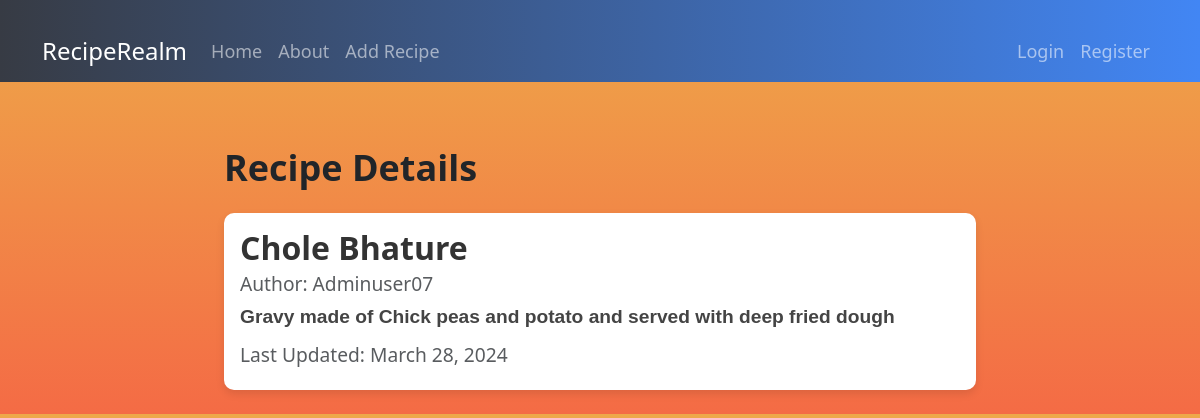
/recipe/1/, run on an earlier commit of the app's database.
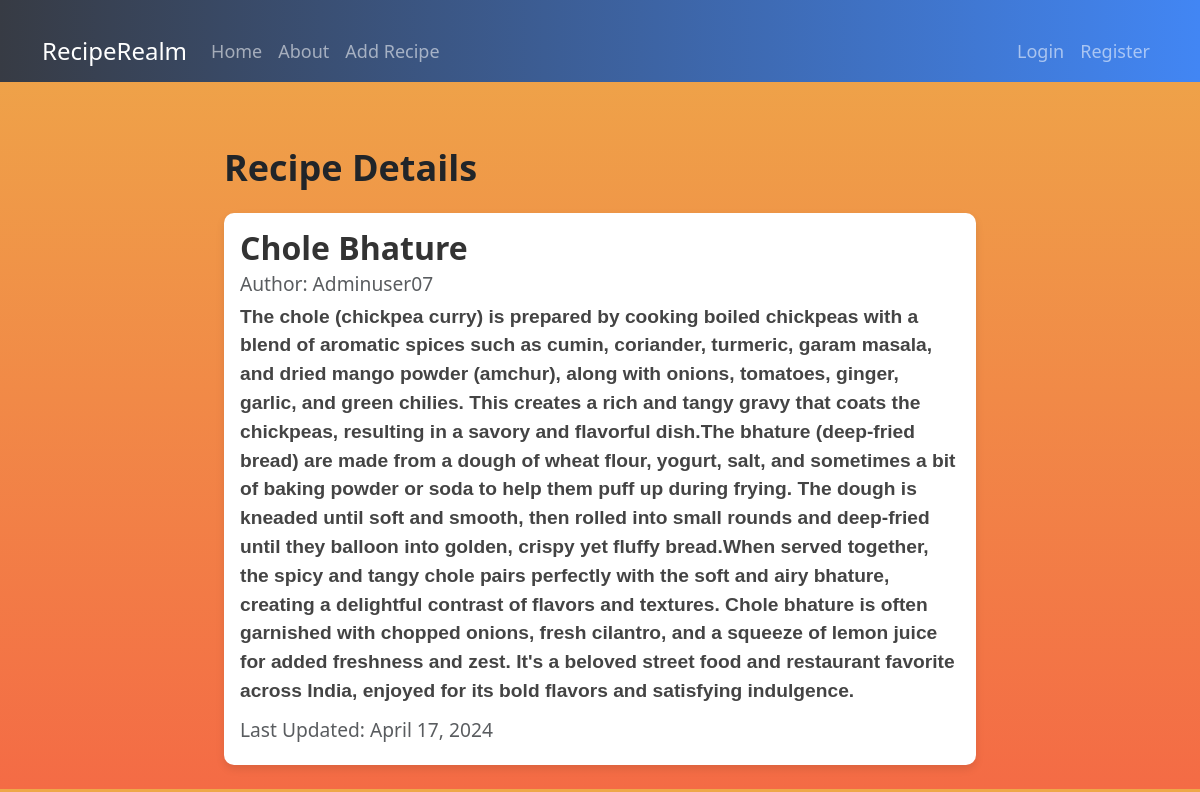
And on a later commit of the database.
### recipes/models.py (models this page shows, shortened)
class Recipe(models.Model):
    title = models.CharField(max_length=100)
    description = models.TextField()
    image = models.ImageField(upload_to='images', blank=True, null=True)
    author = models.ForeignKey(User, on_delete=models.CASCADE)
    created_at = models.DateTimeField(auto_now_add=True)
    updated_at = models.DateTimeField(auto_now=True)

### recipes/views.py (the view)
# urls.py: path('recipe/<int:pk>/', views.RecipeDetailView.as_view(), name="recipes-detail" ),
class RecipeDetailView(DetailView):
    model = Recipe
    template_name = 'recipes/recipe_detail.html'
    context_object_name = 'recipe'

### recipes/templates/recipes/recipe_detail.html (shortened to what this page needs)
{% extends "recipes/base.html" %}
{% block content %}
<div class="container">
  <h1 class="mb-4">Recipe Details</h1>
  <div class="card my-4">
    <div class="card-body">
      <h5 class="card-title">{{ object.title }}</h5>
      <h6 class="card-subtitle mb-2 text-muted">Author: {{ object.author }}</h6>
      <p class="card-text" style="font-family: 'Arial', sans-serif;"><strong>{{ object.description }}</strong></p>
      <h6 class="card-subtitle mb-2 text-muted">Last Updated: {{ object.updated_at|date:"F d, Y" }}</h6>
    </div>
  </div>
</div>
{% endblock content %}

### recipes/templates/recipes/base.html (shortened to what this page needs)
<!DOCTYPE html>
<html lang="en">
<head>
    <link href="https://cdn.jsdelivr.net/npm/bootstrap@5.3.3/dist/css/bootstrap.min.css" rel="stylesheet" />
</head>
<body>
    <nav class="navbar navbar-expand-lg navbar-dark bg-dark">
        <div class="container">
            <a class="navbar-brand" href="{% url 'recipes-home' %}">RecipeRealm</a>
            <div class="collapse navbar-collapse" id="navbarNav">
                <ul class="navbar-nav me-auto">
                    <li class="nav-item">
                        <a class="nav-link" aria-current="page" href="{% url 'recipes-home' %}">Home</a>
                    </li>
                    <li class="nav-item">
                        <a class="nav-link" href="{% url 'recipes-about' %}">About</a>
                    </li>
                    <li class="nav-item">
                        <a class="nav-link" href="{% url 'recipes-create' %}">Add Recipe</a>
                    </li>
                </ul>
                <ul class="navbar-nav">
                    {% if user.is_authenticated %}
                    <li class="nav-item">
                        <a class="nav-link" href="{% url 'user-profile' %}">My Profile</a>
                    </li>
                    <li class="nav-item">
                        <a class="nav-link" href="{% url 'user-logout' %}">Logout</a>
                    </li>
                    {% else %}
                    <li class="nav-item">
                        <a class="nav-link" href="{% url 'user-login' %}">Login</a>
                    </li>
                    <li class="nav-item">
                        <a class="nav-link" href="{% url 'user-register' %}">Register</a>
                    </li>
                    {% endif %}
                </ul>
            </div>
        </div>
    </nav>
    <div class="container mt-4 col-8">
         {% block content %} {% endblock %}
    </div>
</body>
</html>

### recipes/templates/recipes/base.html (style rules this page uses)
body { background: #f46b45; background: -webkit-linear-gradient(#eea849, #f46b45); background: -moz-linear-gradient(#eea849, #f46b45); background: -o-linear-gradient(#eea849, #f46b45); background: linear-gradient(#eea849, #f46b45); }
.navbar { background: #373B44; background: -webkit-linear-gradient(right, #4286f4, #373B44); background: -moz-linear-gradient(right, #4286f4, #373B44); background: -o-linear-gradient(right, #4286f4, #373B44); background: linear-gradient(to left, #4286f4, #373B44); }
.navbar-brand { font-size: 24px; }
.navbar-nav .nav-link { font-size: 18px; }
.container { padding-top: 20px; }
h1 { font-size: 36px; font-weight: bold; }

### recipes/templates/recipes/recipe_detail.html (style rules this page uses)
.card { border: none; border-radius: 10px; box-shadow: 0 4px 8px rgba(0, 0, 0, 0.1); transition: transform 0.3s, box-shadow 0.3s; }
.card-title { font-size: 2rem; font-weight: bold; color: #333; }
.card-subtitle { font-size: 1.2rem; color: #666; }
.card-text { font-size: 1.2rem; color: #444; }

What changed in the data, as far as the page shows it:
changed Recipe "Chole Bhature": description "Gravy made of Chick peas and potato and served with deep fried dough" → "The chole (chickpea curry) is prepared by cooking boiled chickpeas with a blend of aromatic spices such as cumin, coriander, turmeric, garam masala, and dried mango powder (amchur), along with onions, tomatoes, ginger, garlic, and green chilies. This creates a rich and tangy gravy that coats the chickpeas, resulting in a savory and flavorful dish.The bhature (deep-fried bread) are made from a dough of wheat flour, yogurt, salt, and sometimes a bit of baking powder or soda to help them puff up during frying. The dough is kneaded until soft and smooth, then rolled into small rounds and deep-fried until they balloon into golden, crispy yet fluffy bread.When served together, the spicy and tangy…"; updated_at "March 28, 2024" → "April 17, 2024"
